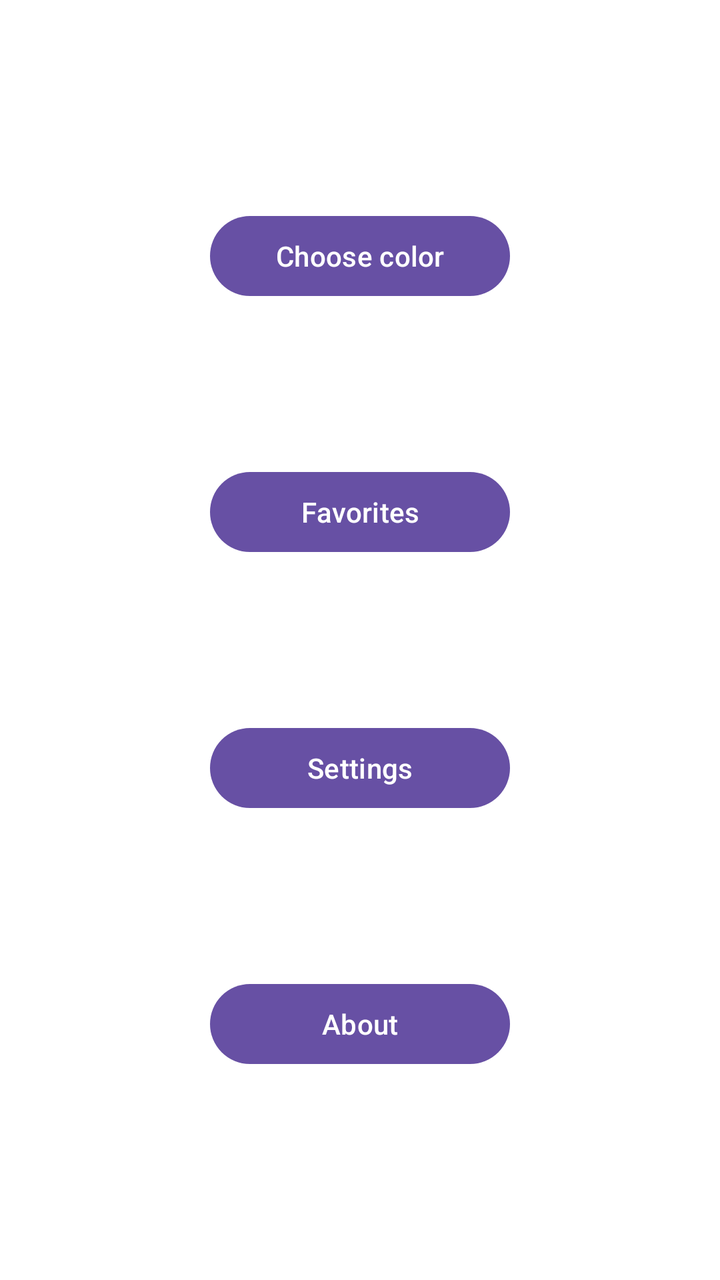
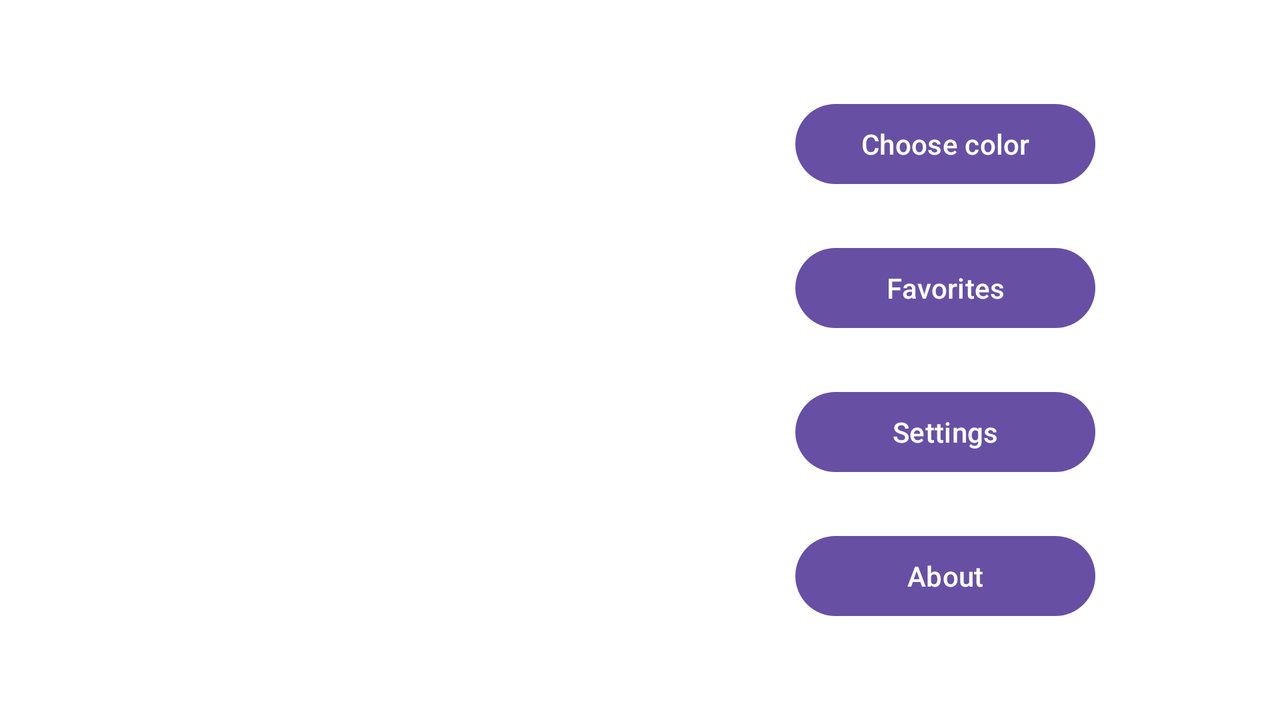

The same Android screen from two of the app's own layout files: first res/layout/ as a phone draws it, then the repository's variant for another configuration, drawn on a device whose configuration selects that folder. Both files follow.
<!-- AndroidManifest.xml: application theme Theme.ColorAssistant -->
<!-- res/layout/fragment_main_menu.xml -->
<?xml version="1.0" encoding="utf-8"?>
<androidx.constraintlayout.widget.ConstraintLayout
    xmlns:android="http://schemas.android.com/apk/res/android"
    xmlns:app="http://schemas.android.com/apk/res-auto"
    android:layout_width="match_parent"
    android:layout_height="match_parent"
    android:padding="24dp"
    android:fitsSystemWindows="true">

    <ImageView
        android:id="@+id/logo"
        android:layout_width="wrap_content"
        android:layout_height="wrap_content"
        android:adjustViewBounds="true"
        android:scaleType="fitCenter"
        android:src="@drawable/logo"
        android:contentDescription="@string/app_name"
        app:layout_constraintTop_toTopOf="parent"
        app:layout_constraintStart_toStartOf="parent"
        app:layout_constraintEnd_toEndOf="parent"/>



    <Button
        android:id="@+id/btn_colorWheel"
        android:layout_width="150dp"
        android:layout_height="wrap_content"
        android:text="@string/choose_color"
        app:layout_constraintTop_toBottomOf="@id/logo"
        app:layout_constraintBottom_toTopOf="@id/btn_Favorites"
        app:layout_constraintStart_toStartOf="parent"
        app:layout_constraintEnd_toEndOf="parent"/>

    <Button
        android:id="@+id/btn_Favorites"
        android:layout_width="150dp"
        android:layout_height="wrap_content"
        android:text="@string/favorites"
        app:layout_constraintTop_toBottomOf="@id/btn_colorWheel"
        app:layout_constraintBottom_toTopOf="@id/open_settings"
        app:layout_constraintStart_toStartOf="parent"
        app:layout_constraintEnd_toEndOf="parent"/>

    <Button
        android:id="@+id/open_settings"
        android:layout_width="150dp"
        android:layout_height="wrap_content"
        android:text="@string/settings"
        app:layout_constraintTop_toBottomOf="@id/btn_Favorites"
        app:layout_constraintBottom_toTopOf="@id/about_btn"
        app:layout_constraintStart_toStartOf="parent"
        app:layout_constraintEnd_toEndOf="parent"/>

    <Button
        android:id="@+id/about_btn"
        android:layout_width="150dp"
        android:layout_height="wrap_content"
        android:text="@string/about"
        app:layout_constraintTop_toBottomOf="@id/open_settings"
        app:layout_constraintBottom_toBottomOf="parent"
        app:layout_constraintStart_toStartOf="parent"
        app:layout_constraintEnd_toEndOf="parent"/>

</androidx.constraintlayout.widget.ConstraintLayout>
<!-- resources referenced by this layout -->
<resources>
  <string name="about">About</string>
  <string name="app_name">Color Assistant</string>
  <string name="choose_color">Choose color</string>
  <string name="favorites">Favorites</string>
  <string name="settings">Settings</string>
  <style name="Theme.ColorAssistant" parent="Base.Theme.ColorAssistant" />
  <style name="Base.Theme.ColorAssistant" parent="Theme.Material3.DayNight.NoActionBar">
          <item name="android:colorBackground">@color/background_color</item>
      </style>
  <color name="background_color">#2B2B2B</color>
</resources>
<!-- res/layout-land/fragment_main_menu.xml (the repository's variant of the layout above) -->
<!-- drawn on the phone turned sideways -->
<?xml version="1.0" encoding="utf-8"?>
<androidx.constraintlayout.widget.ConstraintLayout
    xmlns:android="http://schemas.android.com/apk/res/android"
    xmlns:app="http://schemas.android.com/apk/res-auto"
    android:layout_width="match_parent"
    android:layout_height="match_parent"
    android:padding="24dp"
    android:fitsSystemWindows="true">

    <ImageView
        android:id="@+id/logo"
        android:layout_width="0dp"
        android:layout_height="wrap_content"
        android:adjustViewBounds="true"
        android:scaleType="fitCenter"
        android:src="@drawable/logo"
        android:contentDescription="@string/app_name"
        app:layout_constraintTop_toTopOf="parent"
        app:layout_constraintBottom_toBottomOf="parent"
        app:layout_constraintStart_toStartOf="parent"
        app:layout_constraintEnd_toStartOf="@id/btn_colorWheel"
        app:layout_constraintWidth_percent="0.4"/>

    <Button
        android:id="@+id/btn_colorWheel"
        android:layout_width="150dp"
        android:layout_height="wrap_content"
        android:text="@string/choose_color"
        app:layout_constraintTop_toTopOf="parent"
        app:layout_constraintBottom_toTopOf="@id/btn_Favorites"
        app:layout_constraintStart_toEndOf="@id/logo"
        app:layout_constraintEnd_toEndOf="parent"/>

    <Button
        android:id="@+id/btn_Favorites"
        android:layout_width="150dp"
        android:layout_height="wrap_content"
        android:text="@string/favorites"
        app:layout_constraintTop_toBottomOf="@id/btn_colorWheel"
        app:layout_constraintBottom_toTopOf="@id/open_settings"
        app:layout_constraintStart_toEndOf="@id/logo"
        app:layout_constraintEnd_toEndOf="parent"/>

    <Button
        android:id="@+id/open_settings"
        android:layout_width="150dp"
        android:layout_height="wrap_content"
        android:text="@string/settings"
        app:layout_constraintTop_toBottomOf="@id/btn_Favorites"
        app:layout_constraintBottom_toTopOf="@id/about_btn"
        app:layout_constraintStart_toEndOf="@id/logo"
        app:layout_constraintEnd_toEndOf="parent"/>

    <Button
        android:id="@+id/about_btn"
        android:layout_width="150dp"
        android:layout_height="wrap_content"
        android:text="@string/about"
        app:layout_constraintTop_toBottomOf="@id/open_settings"
        app:layout_constraintStart_toEndOf="@id/logo"
        app:layout_constraintBottom_toBottomOf="parent"
        app:layout_constraintEnd_toEndOf="parent"/>

</androidx.constraintlayout.widget.ConstraintLayout>
